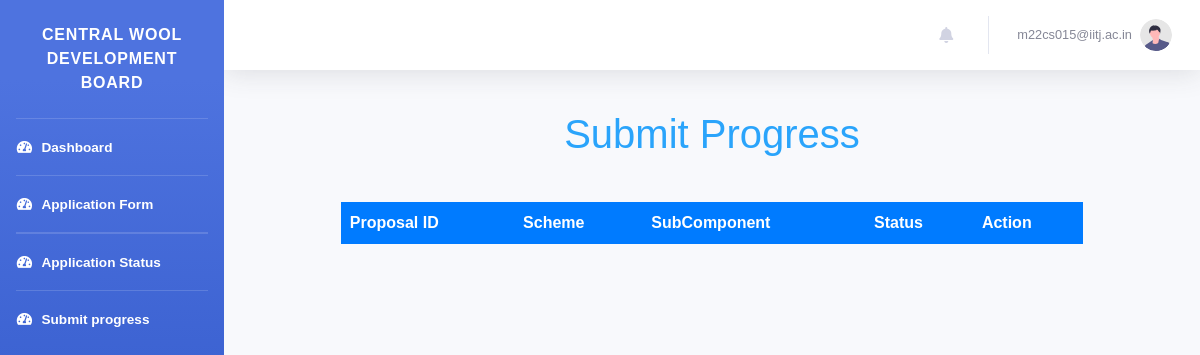
The app's page /dashboard/progress_report/ (signed in), older data.
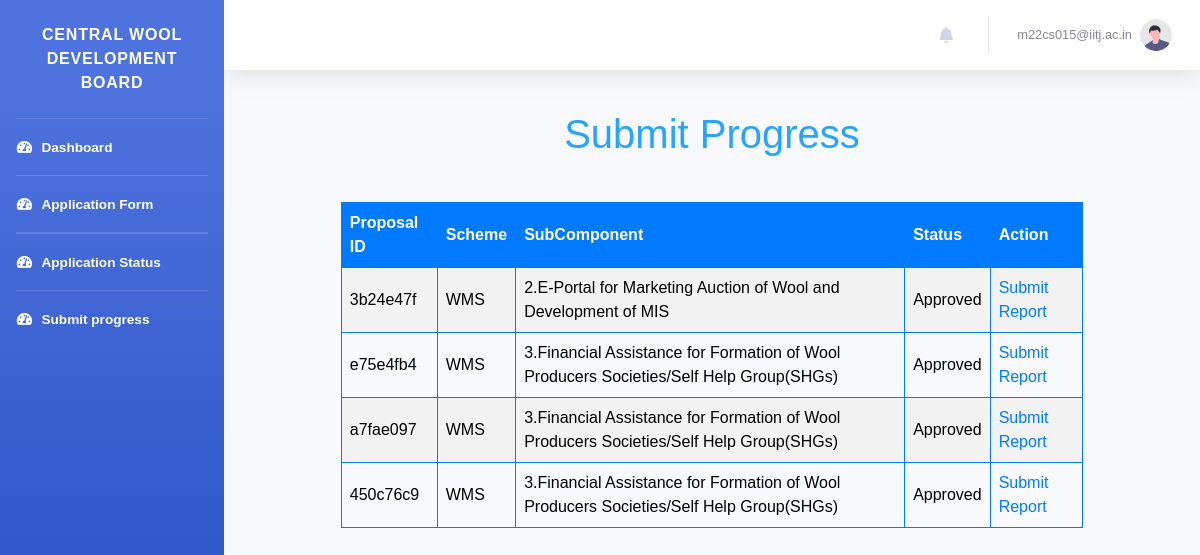
The same page, newer data.
### authapp/models.py (models this page shows, shortened)
class Proposal(models.Model):
    STATUS_CHOICES = [
        ('Pending', 'Pending'),
        ('Approved', 'Approved'),
        ('Completed', 'Completed'),
        ('Rejected', 'Rejected'),
        ('Resubmit','Resubmit')
    ]
    user = models.ForeignKey(settings.AUTH_USER_MODEL, on_delete=models.CASCADE)
    name_and_address = models.TextField()
    project_scheme = models.CharField(max_length=20)
    scheme_component = models.CharField(max_length=100)
    nature_of_applicant = models.CharField(max_length=50)
    other_nature = models.CharField(max_length=50, blank=True, null=True)
    brief_of_agency = models.TextField()
    objectives_of_project = models.TextField()
    brief_of_project = models.TextField()
    justification_of_project = models.TextField()
    methodology_of_project = models.TextField()
    expected_outcome = models.FileField(upload_to='excel_files/', blank=True, null=True)
    scenario_change = models.TextField()
    beneficiaries = models.FileField(upload_to='excel_files/', blank=True, null=True)
    mode_of_selection = models.TextField()
    component_wise_cost = models.FileField(upload_to='excel_files/', blank=True, null=True)
    total_duration = models.FileField(upload_to='excel_files/', blank=True, null=True)
    location_of_project = models.CharField(max_length=100)
    associated_agency = models.TextField()
    bank_details = models.TextField()
    nodal_officer_details = models.TextField()
    other_info = models.TextField()
    status = models.CharField(max_length=20, choices=STATUS_CHOICES, default='Pending')
    fund_allocated = models.DecimalField(max_digits=20, decimal_places=2, blank=True, null=True)
    sanction_letter = models.FileField(upload_to='sanction_letters/', blank=True, null=True)
    project_report = models.FileField(upload_to='pdf_files/', blank=True, null=True)
    covering_letter = models.FileField(upload_to='pdf_files/', blank=True, null=True)
    unique_id = models.CharField(max_length=8, unique=True)
    created_at = models.DateTimeField(auto_now_add=True)

### authapp/views.py (the view)
# urls.py: path('dashboard/progress_report/', views.progress_report, name='progress_report'),
@login_required
def progress_report(request):
    user = request.user
    proposals = Proposal.objects.filter(user=user, status='Approved')
    return render(request, 'progressReports/progressreport.html', {'proposals': proposals})

### templates/progressReports/progressreport.html (shortened to what the changed rows need)
{% extends 'base_dashboard.html' %}
{% block content%}
    <header>
        <h1>Submit Progress</h1>
    </header>
    <table>
        <tr>
            <th>Proposal ID</th>
            <th>Scheme</th>
            <th>SubComponent</th>
            <th>Status</th>
            <th>Action</th>
        </tr>
        {% for proposal in proposals %}
            <tr>
                <td>{{ proposal.unique_id }}</td>
                <td>{{ proposal.project_scheme }}</td>
                <td>{{proposal.scheme_component}}</td>
                <td>{{ proposal.status }}</td>
                <td>
                    {% if proposal.status == 'Approved' %}
                        {% if proposal.scheme_component == '1.Creation of Revolving Fund for Marketing of Raw Wool' %}
                            <a href="{% url 'authapp:revolving_fund_progress_report' proposal.unique_id %}">Submit Report</a>
                        {% elif proposal.scheme_component == '2.E-Portal for Marketing Auction of Wool and Development of MIS' %}
                            <a href="{% url 'authapp:eportal_progress_report' proposal.unique_id %}">Submit Report</a>
                        {% elif proposal.scheme_component == '3.Financial Assistance for Formation of Wool Producers Societies/Self Help Group(SHGs)' %}
                            <a href="{% url 'authapp:selfhelpgroup_report' proposal.unique_id %}">Submit Report</a>
                        {% elif proposal.scheme_component == '4.Organizing Buyers Sellers Meets' %}
                            <a href="{% url 'authapp:buyersellerexpo_report' proposal.unique_id %}">Submit Report</a>
                        {% elif proposal.scheme_component == '5.Financial Assistance to Strengthening Infrastructure Required for Wool Marketing' %}
                            <a href="{% url 'authapp:infrastructuredevelopment_report' proposal.unique_id %}">Submit Report</a>
                        {% elif proposal.scheme_component == '6.Organization of Domestic Independent Woolen Expo' %}
                            <a href="{% url 'authapp:woolen_expo' proposal.unique_id %}">Submit Report</a>
                        {% elif proposal.scheme_component == '7.Organizing Domestic Expo on Hiring Stall Basis' %}
                            <a href="{% url 'authapp:woolen_expo_hiring' proposal.unique_id %}">Submit Report</a>
                        {% elif proposal.scheme_component == '1.Establishing Common Facility Centres (CFCs) for Wool Processing Machines/Facilities' %}
                            <a href="{% url 'authapp:cfc_progress_report' proposal.unique_id %}">Submit Report</a>
                        {% elif proposal.scheme_component == '2.Financial Assistance for Sheep Shearing Machines' %}
                            <a href="{% url 'authapp:sheep_shearing_machining' proposal.unique_id %}">Submit Report</a>
                        {% elif proposal.scheme_component == '3.Financial Assistance for Other Machines and Equipments' %}
                            <a href="{% url 'authapp:equipment' proposal.unique_id %}">Submit Report</a>
                        {% elif proposal.scheme_component == '4.Financial Assistance for Distribution of Small Tools for Manufacturing of Woolen Items' %}
                            <a href="{% url 'authapp:small_tools_distribution' proposal.unique_id %}">Submit Report</a>
                        {% elif proposal.scheme_component == '1.Short Term Training Program for Manufacturing and Weaving of Woolen Items' %}
                            <a href="{% url 'authapp:short_term_programme' proposal.unique_id %}">Submit Report</a>
                        {% elif proposal.scheme_component == '2.On-Site Training for Industrial Workers' %}
                            <a href="{% url 'authapp:onsite_training_progress_report' proposal.unique_id %}">Submit Report</a>
                        {% elif proposal.scheme_component == '3.Training on Machine Sheep Shearing' %}
                            <a href="{% url 'authapp:shearing_machine_training_report' proposal.unique_id %}">Submit Report</a>
                        {% elif proposal.scheme_component == '4.Research and Development Projects' %}
                            <a href="{% url 'authapp:rd_report' proposal.unique_id %}">Submit Report</a>
                        {% elif proposal.scheme_component == '5.International/Domestic Corporations Stakeholders Meeting/Conference' %}
                            <a href="{% url 'authapp:domestic_meeting_report' proposal.unique_id %}">Submit Report</a>
                        {% elif proposal.scheme_component == '6.Organizing Seminars, Workshops, Sheep Mela, Fare, Meet' %}
                            <a href="{% url 'authapp:organising_seminar_report' proposal.unique_id %}">Submit Report</a>
                        {% elif proposal.scheme_component == '7.Wool Survey and Study on Wool Sector' %}
                            <a href="{% url 'authapp:wool_survey_report' proposal.unique_id %}">Submit Report</a>
                        {% elif proposal.scheme_component == '8.Operating Existing Wool Testing Lab at Bikaner Including Upgradation and WDTC/ISC at Kullu' %}
                            <a href="{% url 'authapp:wool_testing_lab_report' proposal.unique_id %}">Submit Report</a>
                        {% elif proposal.scheme_component == '9.Publicity of Scheme, Monitoring of Projects, Common Visits, Evaluation of Projects/Schemes, and Awareness Program for Swachhta, etc.' %}
                            <a href="{% url 'authapp:publicity_monitoring_report' proposal.unique_id %}">Submit Report</a>
                        {% elif proposal.scheme_component == '1.Revolving fund for pashmina wool marketing (For UT of J&K & UT of Ladakh)' %}
                            <a href="{% url 'authapp:pashmina_revolving_fund_progress_report' proposal.unique_id %}">Submit Report</a>
                        {% elif proposal.scheme_component == '2.Setting of machines for pashmina wool processing' %}
                            <a href="{% url 'authapp:pashmina_cfc_report' proposal.unique_id %}">Submit Report</a>
                        {% elif proposal.scheme_component == '3.Construction of shelter shed with guard rooms for pashmina goat' %}
                            <a href="{% url 'authapp:shelter_shed_report' proposal.unique_id %}">Submit Report</a>
                        {% elif proposal.scheme_component == '4.Distribution of portable tents with accessories' %}
                            <a href="{% url 'authapp:portable_tent_report' proposal.unique_id %}">Submit Report</a>
                        {% elif proposal.scheme_component == '5.Distribution of predator-proof corral with LED lights' %}
                            <a href="{% url 'authapp:predator_proof_lights_report' proposal.unique_id %}">Submit Report</a>
                        {% elif proposal.scheme_component == '6.Testing equipment, including DNA analyzer for identification/testing of pashmina products' %}
                            <a href="{% url 'authapp:testing_equipment_report' proposal.unique_id %}">Submit Report</a>
                        {% elif proposal.scheme_component == '7.Development of showroom at Dehairing Plant premises at Leh' %}
                            <a href="{% url 'authapp:showroom_development_report' proposal.unique_id %}">Submit Report</a>
                        {% elif proposal.scheme_component == '8.Development of fodder land/Govt. farms for pashmina goats' %}
                            <a href="{% url 'authapp:fodder_land_development_report' proposal.unique_id %}">Submit Report</a>
                        {% endif %}
                    {% endif %}
                </td>
            </tr>
        {% endfor %}
    </table>
{% endblock %}

Row changes from the older to the newer data that the page shows:
now on this page (row edited): Proposal: unique_id "3b24e47f", project_scheme "WMS", scheme_component "2.E-Portal for Marketing Auction of Wool and Development of MIS", status "Approved", shows "Submit Report"
now on this page (row edited): Proposal: unique_id "e75e4fb4", project_scheme "WMS", scheme_component "3.Financial Assistance for Formation of Wool Producers Societies/Self Help Group(SHGs)", status "Approved", shows "Submit Report"
now on this page (row edited): Proposal: unique_id "a7fae097", project_scheme "WMS", scheme_component "3.Financial Assistance for Formation of Wool Producers Societies/Self Help Group(SHGs)", status "Approved", shows "Submit Report"
added Proposal: unique_id "450c76c9", project_scheme "WMS", scheme_component "3.Financial Assistance for Formation of Wool Producers Societies/Self Help Group(SHGs)", status "Approved", shows "Submit Report"
